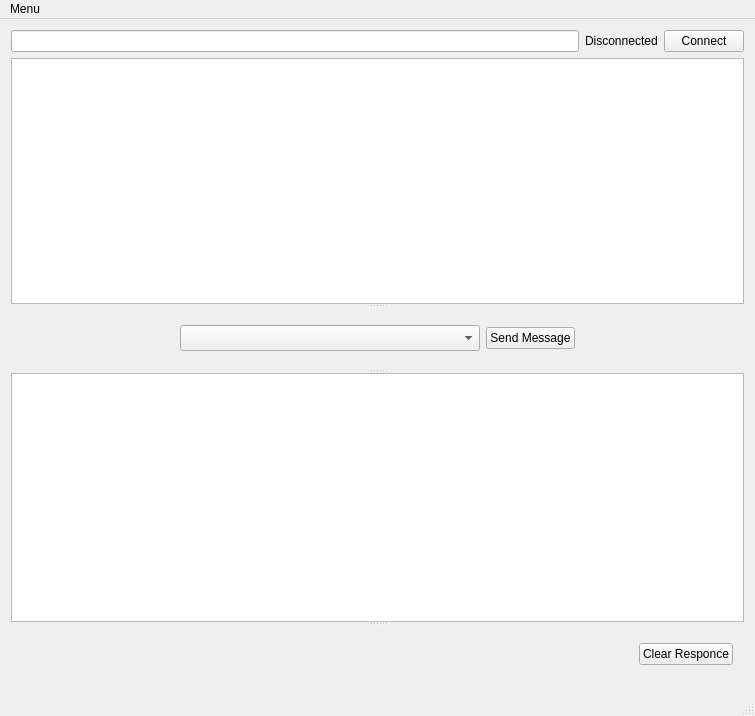
<?xml version="1.0" encoding="UTF-8"?>
<ui version="4.0">
 <class>MainWindow</class>
 <widget class="QMainWindow" name="MainWindow">
  <property name="geometry">
   <rect>
    <x>0</x>
    <y>0</y>
    <width>755</width>
    <height>716</height>
   </rect>
  </property>
  <property name="windowTitle">
   <string>Socket Analyst</string>
  </property>
  <widget class="QWidget" name="centralWidget">
   <layout class="QVBoxLayout" name="verticalLayout">
    <item>
     <layout class="QHBoxLayout" name="horizontalLayout">
      <item>
       <widget class="QLineEdit" name="urlTextEdit"/>
      </item>
      <item>
       <widget class="QLabel" name="connectStateLable">
        <property name="text">
         <string>Disconnected</string>
        </property>
       </widget>
      </item>
      <item>
       <widget class="QPushButton" name="connectButton">
        <property name="text">
         <string>Connect</string>
        </property>
       </widget>
      </item>
     </layout>
    </item>
    <item>
     <widget class="QSplitter" name="splitter_2">
      <property name="orientation">
       <enum>Qt::Vertical</enum>
      </property>
      <widget class="QSplitter" name="splitter">
       <property name="orientation">
        <enum>Qt::Vertical</enum>
       </property>
       <widget class="QTextEdit" name="bodyTextEdit"/>
       <widget class="QWidget" name="layoutWidget">
        <layout class="QHBoxLayout" name="horizontalLayout_2">
         <item>
          <spacer name="horizontalSpacer">
           <property name="orientation">
            <enum>Qt::Horizontal</enum>
           </property>
           <property name="sizeHint" stdset="0">
            <size>
             <width>40</width>
             <height>20</height>
            </size>
           </property>
          </spacer>
         </item>
         <item>
          <widget class="QComboBox" name="comboBox">
           <property name="minimumSize">
            <size>
             <width>300</width>
             <height>0</height>
            </size>
           </property>
           <property name="font">
            <font>
             <pointsize>11</pointsize>
            </font>
           </property>
          </widget>
         </item>
         <item>
          <widget class="QPushButton" name="sendMessageButton">
           <property name="text">
            <string>Send Message</string>
           </property>
           <property name="autoRepeatInterval">
            <number>100</number>
           </property>
          </widget>
         </item>
         <item>
          <spacer name="horizontalSpacer_2">
           <property name="orientation">
            <enum>Qt::Horizontal</enum>
           </property>
           <property name="sizeHint" stdset="0">
            <size>
             <width>40</width>
             <height>20</height>
            </size>
           </property>
          </spacer>
         </item>
        </layout>
       </widget>
      </widget>
      <widget class="QTextEdit" name="respBody"/>
      <widget class="QWidget" name="horizontalLayoutWidget">
       <layout class="QHBoxLayout" name="horizontalLayout_4">
        <property name="spacing">
         <number>1</number>
        </property>
        <item>
         <spacer name="horizontalSpacer_3">
          <property name="orientation">
           <enum>Qt::Horizontal</enum>
          </property>
          <property name="sizeHint" stdset="0">
           <size>
            <width>40</width>
            <height>10</height>
           </size>
          </property>
         </spacer>
        </item>
        <item>
         <widget class="QPushButton" name="pushButton">
          <property name="text">
           <string>Clear Responce</string>
          </property>
         </widget>
        </item>
       </layout>
      </widget>
     </widget>
    </item>
   </layout>
  </widget>
  <widget class="QMenuBar" name="menuBar">
   <property name="geometry">
    <rect>
     <x>0</x>
     <y>0</y>
     <width>755</width>
     <height>24</height>
    </rect>
   </property>
   <widget class="QMenu" name="menuMenu">
    <property name="title">
     <string>Menu</string>
    </property>
    <addaction name="separator"/>
    <addaction name="selectProject"/>
   </widget>
   <addaction name="menuMenu"/>
  </widget>
  <widget class="QStatusBar" name="statusBar"/>
  <action name="selectProject">
   <property name="text">
    <string>Open Project</string>
   </property>
  </action>
 </widget>
 <layoutdefault spacing="6" margin="11"/>
 <resources/>
 <connections/>
</ui>
